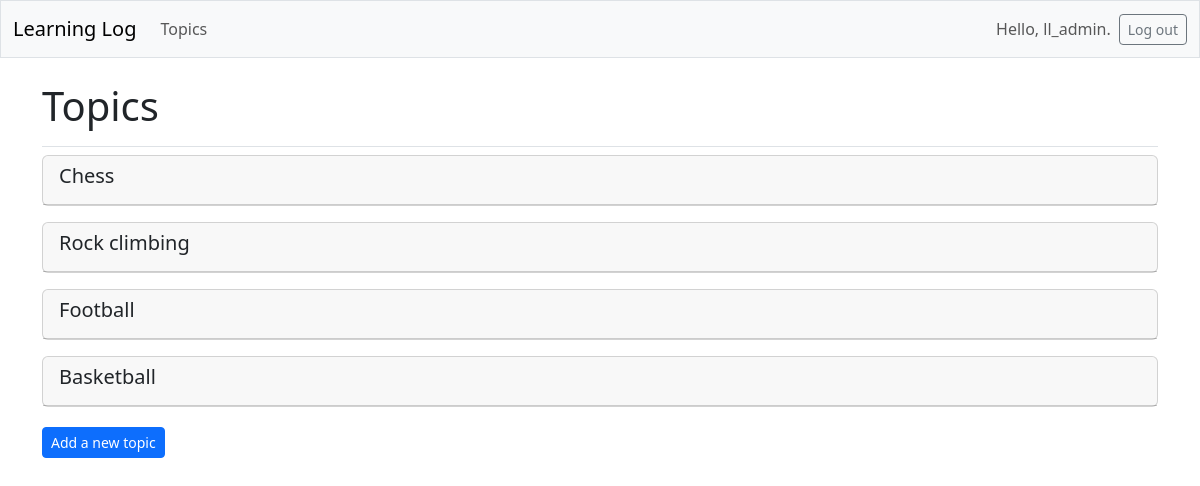
Before: /topics/ (signed in) with the older database file.
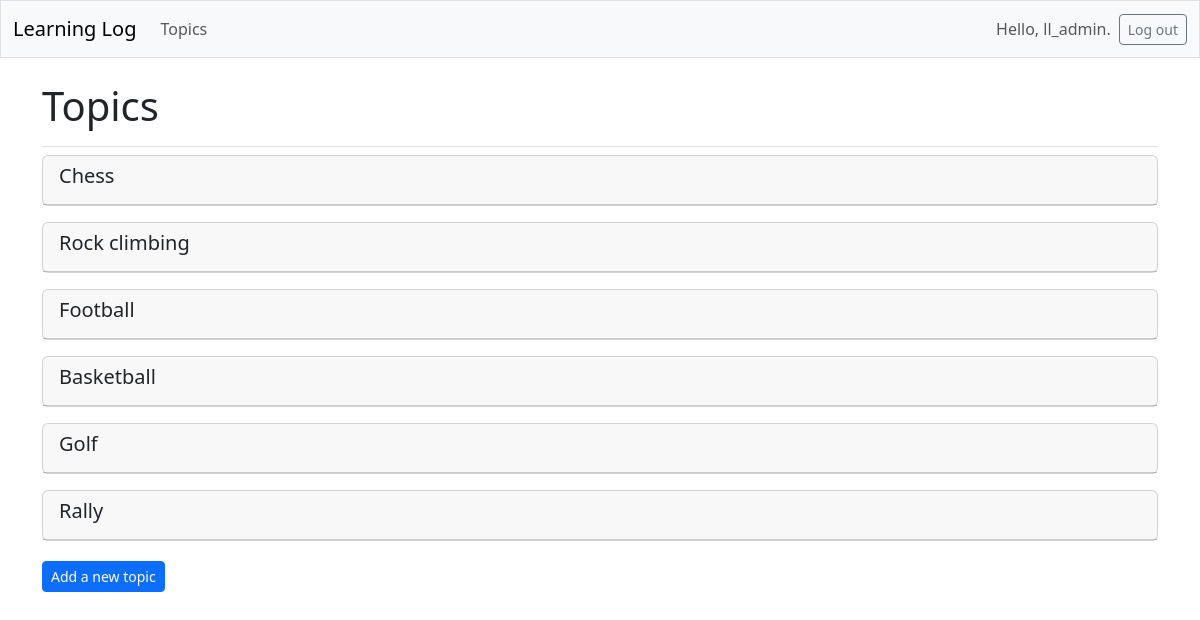
After: the same page with the newer database file.
### learning_logs/models.py (models this page shows, shortened)
class Topic(models.Model):
    text = models.CharField(max_length=200)
    date_added = models.DateTimeField(auto_now_add=True)
    owner = models.ForeignKey(User, on_delete=models.CASCADE)

### learning_logs/views.py (the view)
# urls.py: path('topics/', views.topics, name='topics'),
@login_required
def topics(request):
    topics = Topic.objects.filter(owner=request.user).order_by('date_added')
    context = {'topics': topics}
    return render(request, 'learning_logs/topics.html', context)

### learning_logs/templates/learning_logs/topics.html
{% extends 'learning_logs/base.html' %}
{% block page_header %}
<h1>Topics</h1>
{% endblock page_header %}
{% block content %}
    {% for topic in topics %}
    <div class="card mb-3">
        <a href="{% url 'learning_logs:topic' topic.id %}" class="card-header text-decoration-none">
            <h5 >{{ topic.text }}</h5>
        </a>
    </div>
    {% empty %}
    <p>No topics have been added yet.</p>
    {% endfor %}
 <a href="{% url 'learning_logs:new_topic' %}" class="btn btn-primary btn-sm mt-1"> Add a new topic </a>
{% endblock content %}

### learning_logs/templates/learning_logs/base.html (shortened to what this page needs)
<!doctype html>
<html lang="en">
<head>
    {% load django_bootstrap5 %}
    {% bootstrap_css %}
</head>
<body>
    <nav class="navbar navbar-expand-md navbar-light bg-light mb-4 border">
        <div class="container-fluid">
            <a href="{% url 'learning_logs:index' %}" class="navbar-brand">
                Learning Log
            </a>
            <div class="collapse navbar-collapse" id="navbarCollapse">
                <ul class="navbar-nav me-auto mb-2 mb-md-0">
                    <li class="nav-item">
                        <a href="{% url 'learning_logs:topics' %}" class="nav-link">
                            Topics</a></li>
                </ul>
                <ul class="navbar-nav ms-auto mb-2 mb-md-0">
                    {% if user.is_authenticated %}
                    <li class="nav-item">
                        <span class="navbar-text me-2">Hello, {{ user.username}}.
                            </span></li>
                    {% endif %}
                </ul>
                {% if user.is_authenticated %}
                <form action="{% url 'accounts:logout' %}" method="post">
                    <button name="submit" class="btn btn-outline-secondary btn-sm">
                        Log out</button>
                </form>
                {% endif %}
            </div>
        </div>
    </nav>
    <main class="container">
        <div class="pb-2 mb-2 border-bottom">
            {% block page_header %}{% endblock page_header %}
        </div>
        <div>
            {% block content %}{% endblock content %}
        </div>
    </main>
</body>
</html>

Changed rows visible on the page:
added Topic: text "Golf"
added Topic: text "Rally"
